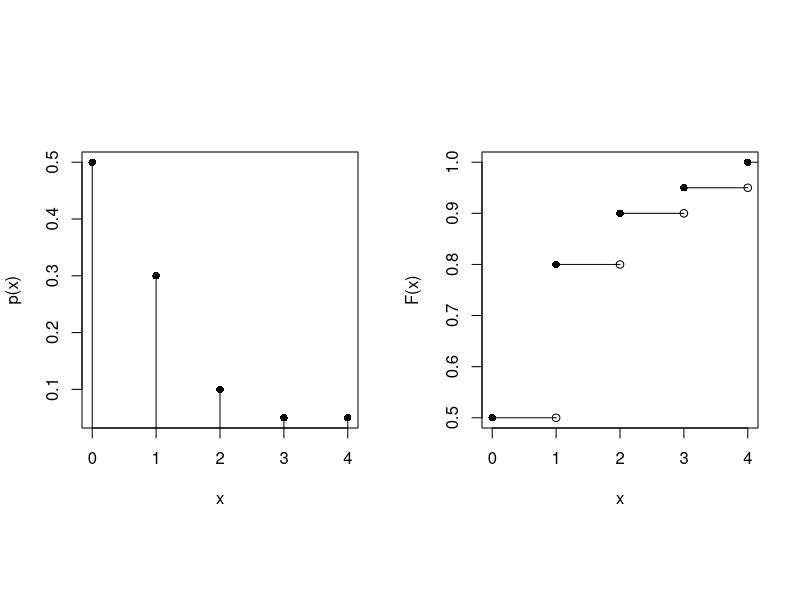
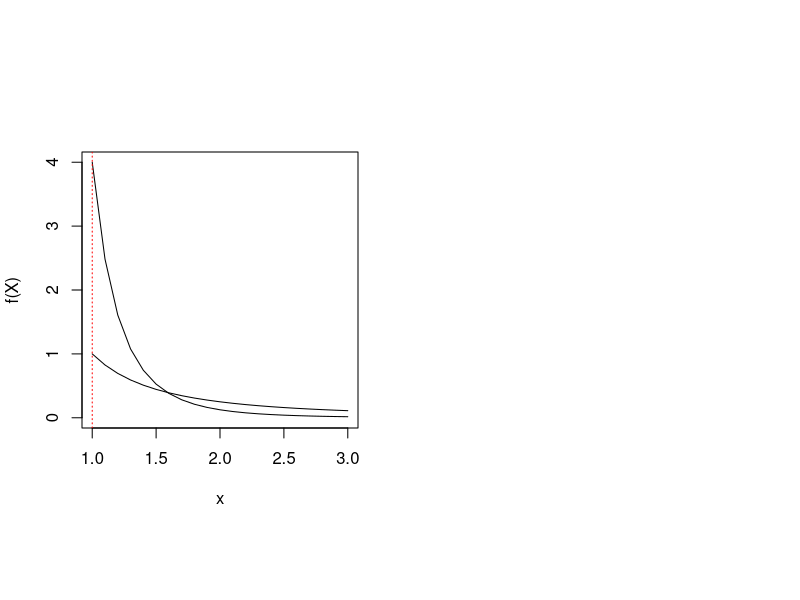
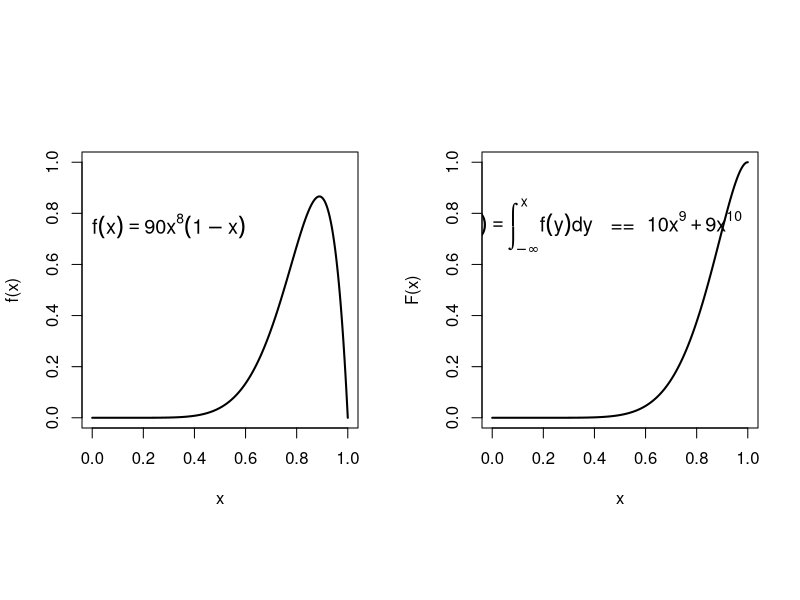
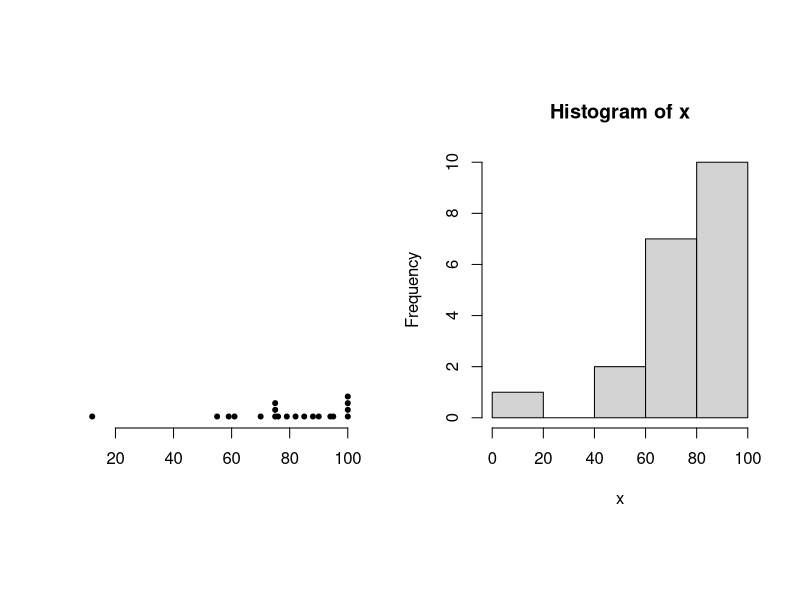
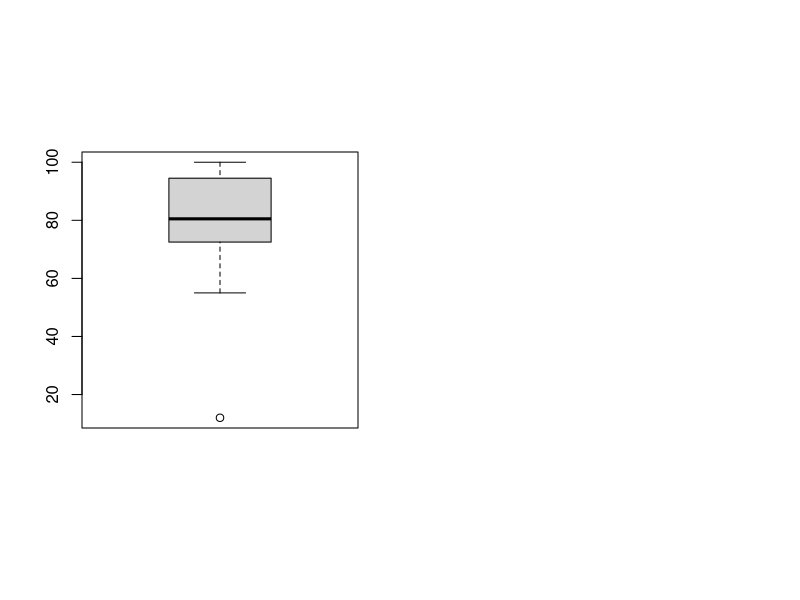

These charts were generated, in order, by the following R code:
## Exercício 3
par(mfrow=c(1,2), pty="s") 
par(pty="s")

# fmp
#Eixos na mesma escala
x <- c(0, 1, 2, 3, 4)
f_x <- c(0.5, 0.3, 0.1, 0.05, 0.05)
plot(x, f_x, xlab="x", ylab = "p(x)", pch=16) 
segments (x, 0, x, f_x)

# fda
F_x <- c(0.5, 0.8, 0.9, 0.95, 1.0)
plot(x, F_x, xlab="x", ylab = "F(x)", pch=16)
segments(x, F_x, x+1, F_x)
points (1:4, F_x[1:4])


## Exercício 4
x <- seq(1, 3, 0.1)
theta <- 1
k <- 1
k2 <- 4

f <- function(x, k) { (k*theta^k) / x^(k+1) }

plot(x, f(x, k), type = "l", xlab = "x", ylab = "f(X)", xlim = c(1, 3), ylim = c(0, 4))
lines(x, f(x, k2), type = "l", xlab = "x", ylab = "f(X)", xlim = c(1, 3), ylim = c(0, 4))
abline(v = 1, lty = 3,  col = "red")


## Exercício 9.6
# Plotar a função densidade de probabilidade e a acumulada 
x <- seq(0,1,0.001)
fdp<- function (x) { (20*(x^8))*(1-x) }
fda<- function (x) { 10*(x^9) - 9*(x^10) }

par(mfrow=c(1,2), pty="s")
par(pty = "s")
# Eixos na mesma escala
plot(x, fdp(x), type="l", xlab = "x", 
     ylab = "f(x)", xlim = c(0,1), ylim = c(0,1), lwd="2")
text(0.3, .75, expression (f(x) == paste(90*x^8)*(1-x)),
     cex = 1.2)
plot(x, fda(x), type="l", xlab="x", ylab = "F(x)", 
     xlim = c(0,1), ylim = c(0,1), lwd="2") 
text(0.4, 0.75, expression(F(X) == paste(integral(f(y) * dy, -infinity, x), " ", "  ==  " ,
10*x^9 + 9*x^10)), cex = 1.2)


# Testes
x <- c(12, 55, 59, 61, 70, 75, 75, 75, 76, 79,
       82, 85, 88, 90, 94, 95, 100, 100, 100, 100)
length(x)
stem(x, scale=2)
x <- sort(x, decreasing = F)
stripchart(x, method = "stack", frame.plot = F, 
           at=0.01, pch=20, cex=1, las=1)
hist(x, freq = T)

boxplot(x)

length(x[x>=40])
